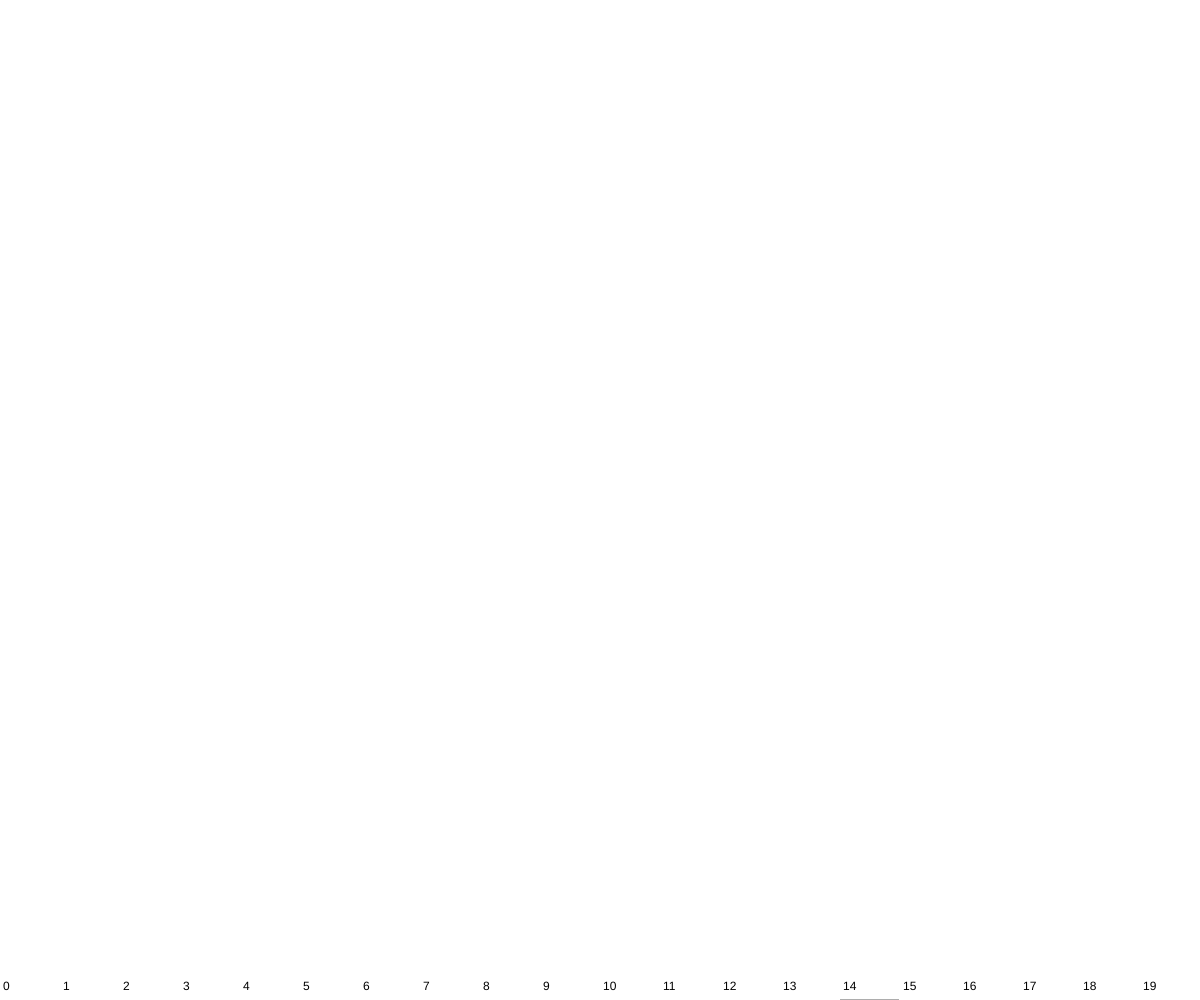
Frame 1 (no input)
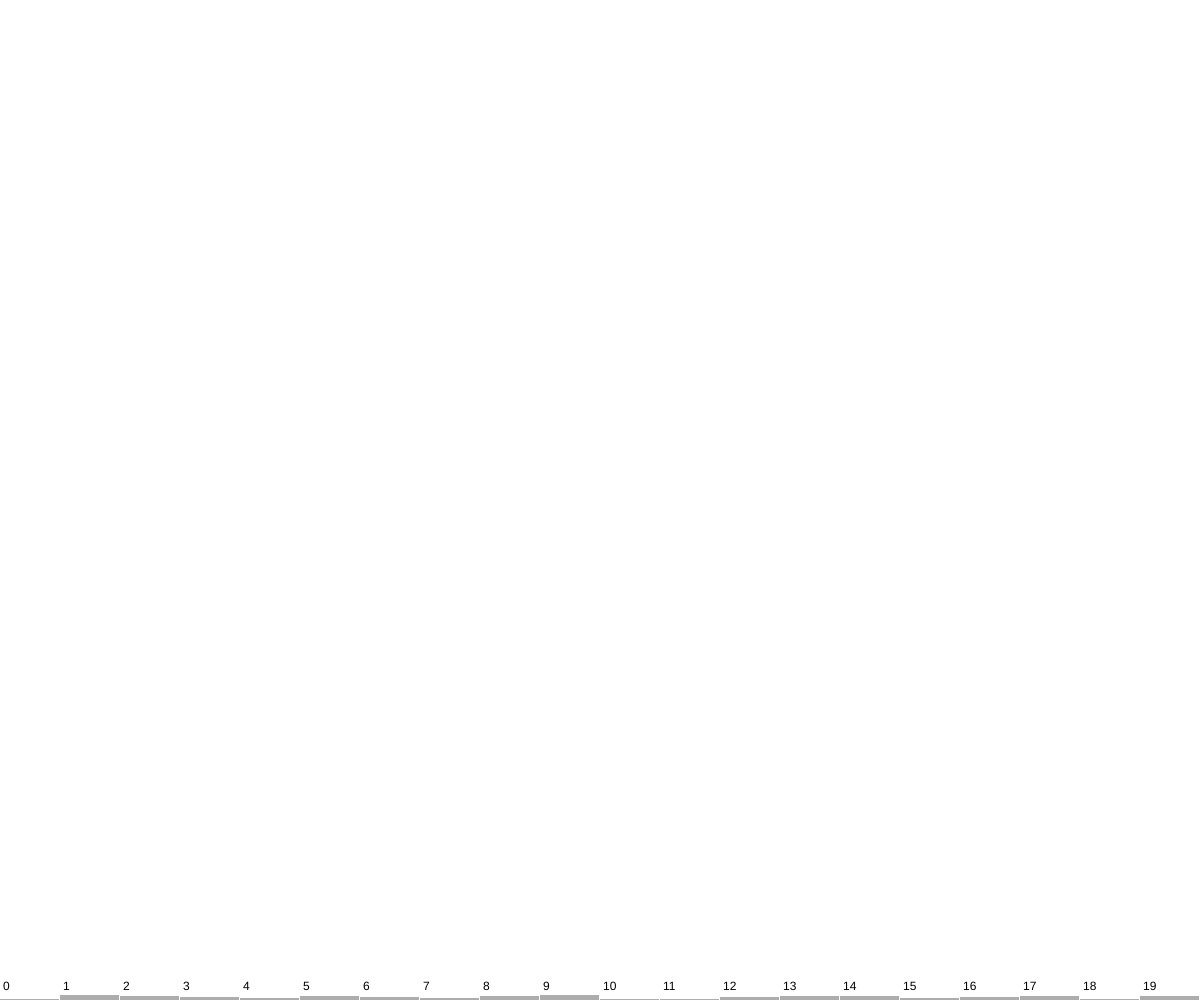
Frame 60 (no input)
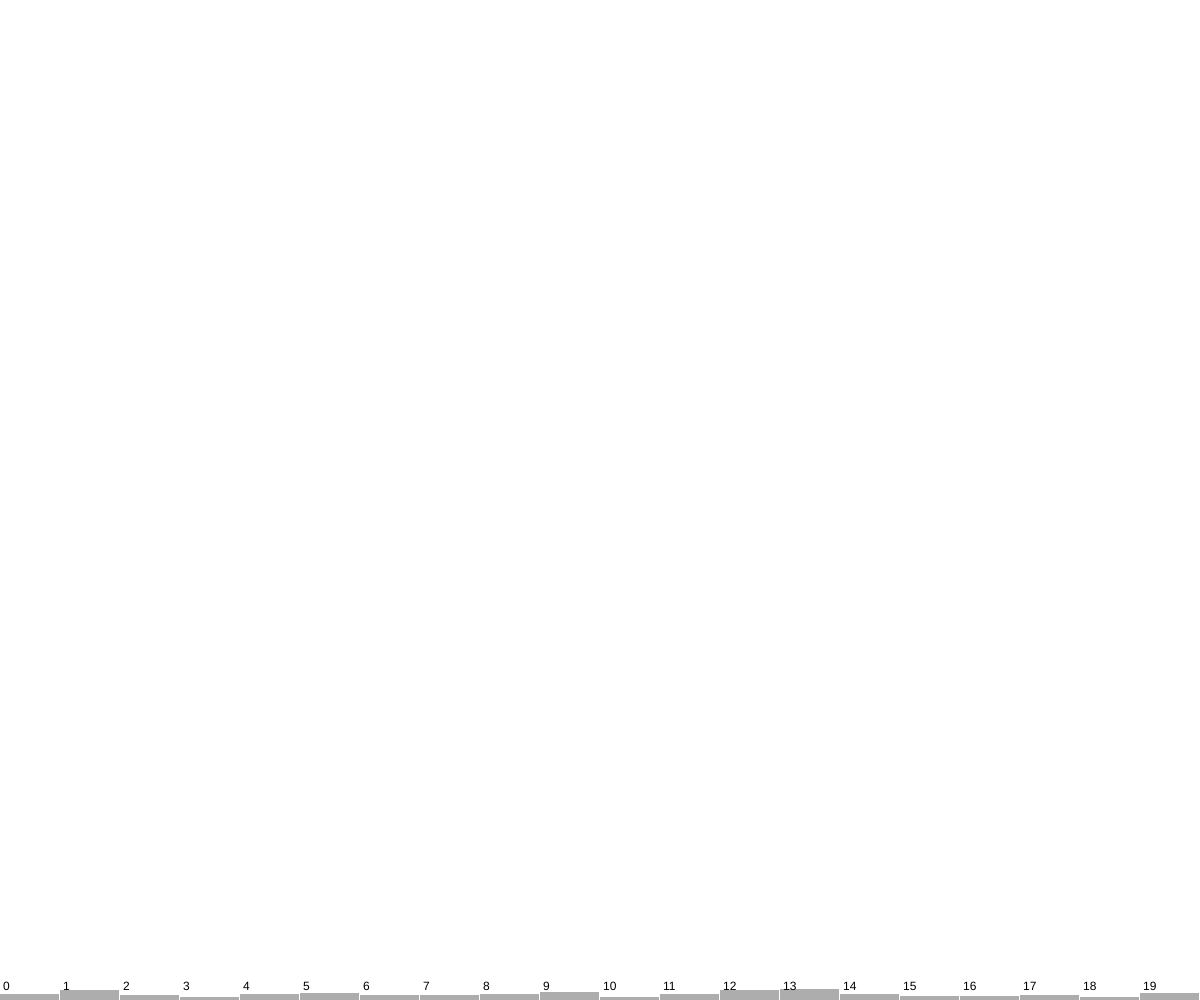
Frame 120 (the mouse pressed at the canvas centre since frame 60)

The p5.js sketch that drew these frames (run headless with seeded random() and noise() and a simulated clock; from frame 60 on, the mouse is pressed at the canvas centre):

// p5.js sketch
// ── sketch.js
// Adapted from Dan Shiffman, natureofcode.com
// Visualize the distribution of numbers generated by 
// the random function in p5js

// Set initial variables and colors
let randomCounts = [];
let rectWidth;

function setup() {
	createCanvas(windowWidth, windowHeight);

	for (let i = 0; i < 20; i++) {
	    randomCounts[i] = 0;
	    rectWidth = floor(width/randomCounts.length);
	    console.log("rectWidth["+i+"] = "+rectWidth);
		noStroke();
	}
}


// Animate the distribution of random numbers over time
function draw() {
  background(255, 255, 255);
 
  let index = floor(random(randomCounts.length));
  randomCounts[index]++;
  
  for (let i = 0; i < randomCounts.length; i++) {
    fill(173, 173, 173);
    rect(i*rectWidth,
        height-randomCounts[i],
        rectWidth-1,
        randomCounts[i]);
    fill(0, 0, 0);
    text(i, i*rectWidth+3, height-10);
  }
}
